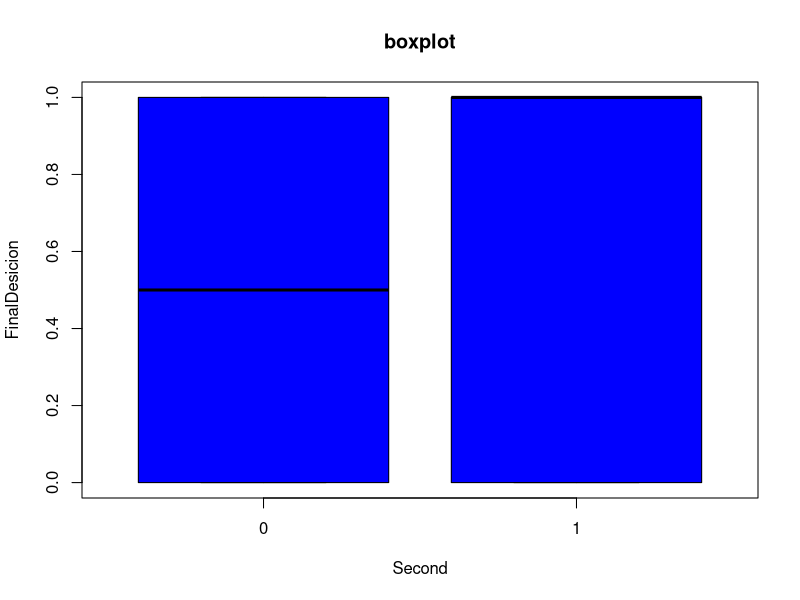
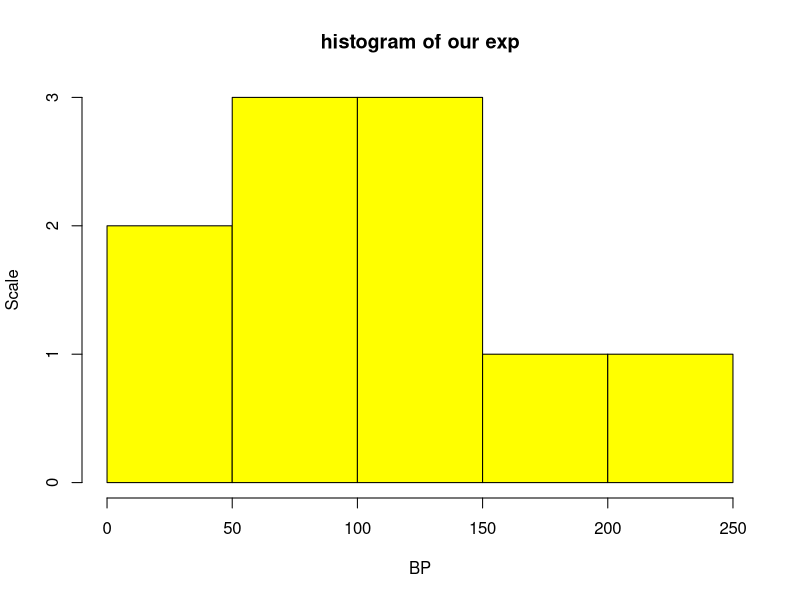

Write the R code that produced these figures, in order.
Frequency = c(0.6,0.3,0.4,0.4,0.2,0.6,0.3,0.4,0.9,0.2)
BP = c(103,87,32,42,59,109,78,205,135,176)

First = c(1,1,1,1,0,0,0,0,NA,1)
Second = c(0,0,1,1,0,0,1,1,1,1)
FinalDecision = c(0,1,0,1,0,1,0,1,1,1)
vasavi=cbind(frequency,BP,First,Second,FinalDecision)

vasavi

vasavi.df=data.frame(Frequency, BP,First,Second,FinalDecision)

df <- data.frame(Second = c(0,0,1,1,0,0,1,1,1,1),
                 FinalDecision = c(0,1,0,1,0,1,0,1,1,1) )
head(df,10)

boxplot(df$Second ~ df$FinalDecision,
        col='blue',
        main='boxplot',
        xlab='Second',
        ylab='FinalDesicion')
hist(BP,main='histogram of our exp',xlab='BP',ylab='Scale',col='yellow')

#I have derived a boxplot for the columns Second and Final decision by attaching them to the data frame. Since both the columns has a similar kind of data mostly
# the obtained box plots are similar.

#I considered Bp column for getting the histogram where the data is distributed accordingly on a scale of 0 to 4.
 

      


